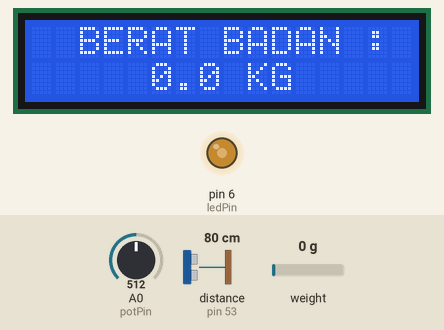
The sketch below on a simulated Arduino Mega 2560, built with avr-gcc and run on an emulated ATmega2560. Shown: 16×2 character LCD, output pins drawn as LEDs (lit = HIGH). Wiring (inferred from the names in the program): ultrasonic range finder: trigger pin 52; echo pin 53. The inputs (shaded band) are chosen by the test bench; at power-on: A0 (potPin) = 512, distance to the obstacle (sensor on pin 53) 80 cm, weight on the scale 0 g. The echo pulse lasts 58.3 µs per cm; pins used as bus, display or sensor lines are not drawn.

Above: at 2.2 s.
2.3 s: A0 (potPin) set to 716
At 3.9 s:
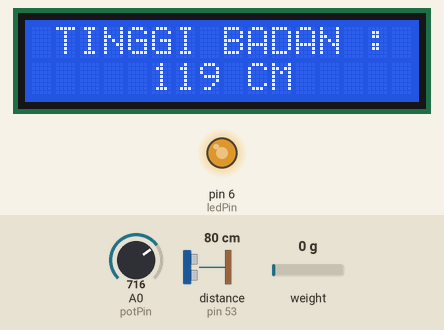
5.7 s: A0 (potPin) set to 900
At 8.46 s:
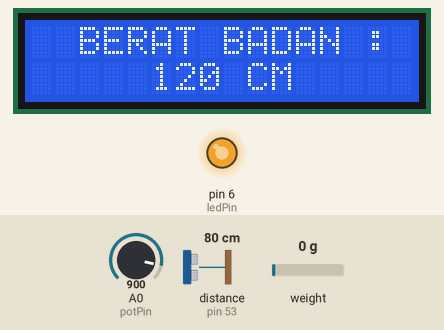
10.0 s: distance to the obstacle (sensor on pin 53) set to 2 cm
At 12.4 s:
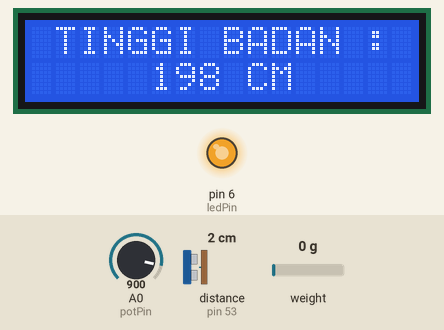
13.1 s: weight on the scale set to 100 g
At 15.6 s:
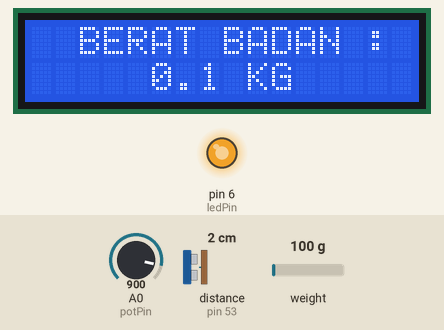
16.3 s: A0 (potPin) set to 122
At 18.6 s:
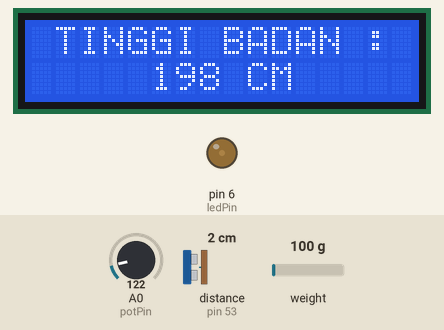
20.5 s: distance to the obstacle (sensor on pin 53) set to 4 cm
At 23.23 s:
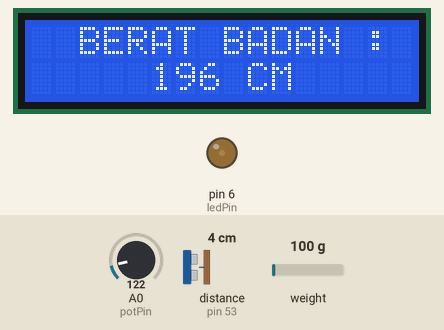
Timing chart, 0 to 24.6 s (numbered marks = the images above; inputs shaded):
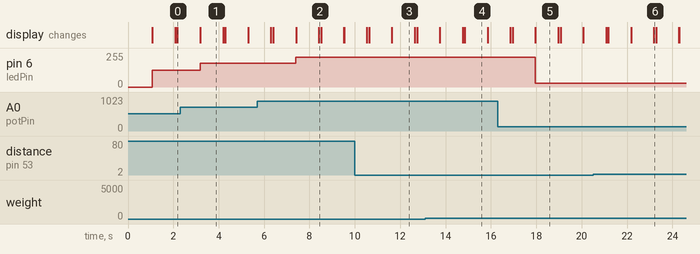

Measured:
- after the input at 2.3 s, pin 6 (ledPin): 127/255 → 178/255 after 0.88 s
- after the input at 5.7 s, pin 6 (ledPin): 178/255 → 224/255 after 1.7 s
- after the input at 16.3 s, pin 6 (ledPin): 224/255 → 30/255 after 1.7 s
- what the display in image 1 shows lasts 1.0 s, from 3.2 s to 4.2 s

The sketch:

PING_HX711_SG_LCD_TO_ARDUINO.ino
```cpp
#include <LiquidCrystal.h>
#include "HX711.h" //Header lokal untuk modul strain-gauge

//-------variabel dan pin lcd-------------------
LiquidCrystal lcd(12, 11, 5, 4, 3, 2);
int potPin = A0;    // Analog pin 0 untuk mengatur kecerahan
int ledPin = 6;     // Pin PWM untuk LED
int potValue = 0;   // variable untuk mentimpan hasil dari potensio
int kecerahan = 0;  // Convert potValue menjadi kecerahan
//-------variabel sensor ping-------------------
int trig = 52;
int echo = 53;
long duration, cm ;
//--------Variabel Modul HX711-------------------
#define calibration_factor 22970 //kalibrasi untuk skala KG (22970), didapat dari hasil kalibrasi
#define DOUT 22
#define CLK  24
HX711 scale(DOUT, CLK);

void setup() {
 //-------setup lcd------------------------------
  pinMode(ledPin, OUTPUT);
  lcd.begin(16, 2);
  //------setup sensor ping----------------------
  Serial.begin (9600);
  pinMode(trig, OUTPUT);
  pinMode(echo, INPUT);
  //------setup Modul HX711----------------------
  scale.set_scale(calibration_factor); //This value is obtained by using the SparkFun_HX711_Calibration sketch
  scale.tare(); //Assuming there is no weight on the scale at start up, reset the scale to 0

}

void loop() {
  //-------set kursor dan kecerahan lcd----------
  //lcd.print("  H1A015020");
  //lcd.setCursor(5,2);
  potValue = analogRead(potPin);
  kecerahan=map(potValue, 0, 1024, 0, 255);
  analogWrite(ledPin, kecerahan);
  //--------set nilai tinggi --------------------
  lcd.setCursor(0,0);
  lcd.print(" TINGGI BADAN :");
  digitalWrite(trig, LOW);
  delayMicroseconds(5);
  digitalWrite(trig, HIGH);
  delayMicroseconds(10);
  digitalWrite(trig, LOW);
  pinMode(echo, INPUT);
  duration = pulseIn(echo, HIGH);
  cm = ((200)-(duration/58.2));
  lcd.setCursor(5,1);
  lcd.print(         cm);
  lcd.print(" CM       ");

  delay(1000);
  //--------------------------------------------
  lcd.setCursor(0,0);
  lcd.print("  BERAT BADAN : ");
  lcd.setCursor(5,1);
  lcd.print(scale.get_units(), 1); //scale.get_units() returns a float

  lcd.print(" KG      ");

  delay (1000);
}
```
